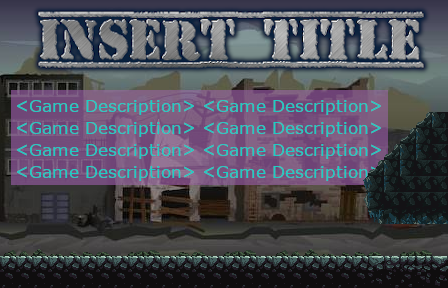

A level layout from a 2D game, rendered from its tile map. Below: a short description, then the map file with its tile-grid data intact:
An orthogonal 28x18 tile map with 16x16 px tiles, 3 tile layers (bg, obj, Tile Layer 1), 3 tilesets.

<map version="1.4" tiledversion="1.4.3" orientation="orthogonal" renderorder="right-down" width="28" height="18" tilewidth="16" tileheight="16" infinite="0" nextlayerid="7" nextobjectid="1">
 <editorsettings>
  <export target="final_maps/level1/level1.csv" format="csv" />
 </editorsettings>
 <tileset firstgid="1" source="BG.tsx" />
 <tileset firstgid="505" source="WarehouseTileset_Wood.tsx" />
 <tileset firstgid="529" source="main_lev_buildA.tsx" />
 <layer id="2" name="bg" width="28" height="18">
  <data encoding="csv">
1,2,3,4,5,6,7,8,9,10,11,12,13,14,15,16,17,18,19,20,21,22,23,24,25,26,27,28,
29,30,31,32,33,34,35,36,37,38,39,40,41,42,43,44,45,46,47,48,49,50,51,52,53,54,55,56,
57,58,59,60,61,62,63,64,65,66,67,68,69,70,71,72,73,74,75,76,77,78,79,80,81,82,83,84,
85,86,87,88,89,90,91,92,93,94,95,96,97,98,99,100,101,102,103,104,105,106,107,108,109,110,111,112,
113,114,115,116,117,118,119,120,121,122,123,124,125,126,127,128,129,130,131,132,133,134,135,136,137,138,139,140,
141,142,143,144,145,146,147,148,149,150,151,152,153,154,155,156,157,158,159,160,161,162,163,164,165,166,167,168,
169,170,171,172,173,174,175,176,177,178,179,180,181,182,183,184,185,186,187,188,189,190,191,192,193,194,195,196,
197,198,199,200,201,202,203,204,205,206,207,208,209,210,211,212,213,214,215,216,217,218,219,220,221,222,223,224,
225,226,227,228,229,230,231,232,233,234,235,236,237,238,239,240,241,242,243,244,245,246,247,248,249,250,251,252,
253,254,255,256,257,258,259,260,261,262,263,264,265,266,267,268,269,270,271,272,273,274,275,276,277,278,279,280,
281,282,283,284,285,286,287,288,289,290,291,292,293,294,295,296,297,298,299,300,301,302,303,304,305,306,307,308,
309,310,311,312,313,314,315,316,317,318,319,320,321,322,323,324,325,326,327,328,329,330,331,332,333,334,335,336,
337,338,339,340,341,342,343,344,345,346,347,348,349,350,351,352,353,354,355,356,357,358,359,360,1163,1163,1163,1163,
365,366,367,368,369,370,371,372,373,374,375,376,377,378,379,380,381,382,383,384,385,386,387,388,1247,1247,1247,1247,
393,394,395,396,397,398,399,400,401,402,403,404,405,406,407,408,409,410,411,412,413,414,415,416,417,418,419,420,
421,422,423,424,425,426,427,428,429,430,431,432,433,434,435,436,437,438,439,440,441,442,443,444,445,446,447,448,
0,0,0,0,0,0,0,0,0,0,0,0,0,0,0,0,0,0,0,0,0,0,0,0,0,0,0,0,
0,0,0,0,0,0,0,0,0,0,0,0,0,0,0,0,0,0,0,0,0,0,0,0,0,0,0,0
</data>
 </layer>
 <layer id="4" name="obj" width="28" height="18">
  <data encoding="csv">
1,2,3,4,5,6,7,8,9,10,11,12,13,14,15,16,17,18,19,20,21,22,23,24,25,26,27,28,
29,30,31,32,33,34,35,36,37,38,39,40,41,42,43,44,45,46,47,48,49,50,51,52,53,54,55,56,
57,58,59,60,61,62,63,64,65,66,67,68,69,70,71,72,73,74,75,76,77,78,79,80,81,82,83,84,
85,86,87,88,89,90,91,92,93,94,95,96,97,98,99,100,101,102,103,104,105,106,107,108,109,110,111,112,
113,114,115,116,117,118,119,120,121,122,123,124,125,126,127,128,129,130,131,132,133,134,135,136,137,138,139,140,
141,142,143,144,145,146,147,148,149,150,151,152,153,154,155,156,157,158,159,160,161,162,163,164,165,166,167,168,
169,170,171,172,173,174,175,176,177,178,179,180,181,182,183,184,185,186,187,188,189,190,191,192,193,194,195,196,
197,198,199,200,201,202,203,204,205,206,207,208,209,210,211,212,213,214,215,216,217,218,219,220,221,222,223,224,
225,226,227,228,229,230,231,232,233,234,235,236,237,238,239,240,241,242,243,244,245,246,247,248,249,250,251,252,
253,254,255,256,257,258,259,260,261,262,263,264,265,266,267,268,269,270,271,272,273,274,275,276,277,278,279,280,
281,282,283,284,285,286,287,288,289,290,291,292,293,294,295,296,297,298,299,300,301,302,303,304,305,306,307,308,
309,310,311,312,313,314,315,316,317,318,319,320,321,322,323,324,325,326,327,328,329,330,331,332,333,334,335,336,
337,338,339,340,341,342,343,344,345,346,347,348,349,350,351,352,353,354,355,356,357,358,359,360,361,362,363,364,
365,366,367,368,369,370,371,372,373,374,375,376,377,378,379,380,381,382,383,384,385,386,387,388,389,390,391,392,
393,394,395,396,397,398,399,400,401,402,403,404,405,406,407,408,409,410,411,412,413,414,415,416,417,418,419,420,
421,422,423,424,425,426,427,428,429,430,431,432,433,434,435,436,437,438,439,440,441,442,443,444,445,446,447,448,
0,0,0,0,0,0,0,0,0,0,0,0,0,0,0,0,0,0,0,0,0,0,0,0,0,0,0,0,
0,0,0,0,0,0,0,0,0,0,0,0,0,0,0,0,0,0,0,0,0,0,0,0,0,0,0,0
</data>
 </layer>
 <layer id="1" name="Tile Layer 1" width="28" height="18">
  <data encoding="csv">
0,0,0,0,0,0,0,0,0,0,0,0,0,0,0,0,0,0,0,0,0,0,0,0,0,0,0,0,
0,0,0,0,0,0,0,0,0,0,0,0,0,0,0,0,0,0,0,0,0,0,0,0,0,0,0,0,
0,0,0,0,0,0,0,0,0,0,0,0,0,0,0,0,0,0,0,0,0,0,0,0,0,0,0,0,
0,0,0,0,0,0,0,0,0,0,0,0,0,0,0,0,0,0,0,0,0,0,0,0,0,0,0,0,
0,0,0,0,0,0,0,0,0,0,0,0,0,0,0,0,0,0,0,0,0,0,0,0,0,0,0,0,
0,0,0,0,0,0,0,0,0,0,0,0,0,0,0,0,0,0,0,0,0,0,0,0,0,0,0,0,
0,0,0,0,0,0,0,0,0,0,0,0,0,0,0,0,0,0,0,0,0,0,0,0,0,0,0,0,
0,0,0,0,0,0,0,0,0,0,0,0,0,0,0,0,0,0,0,0,0,0,0,0,0,0,6381,1610618454,
0,0,0,0,0,0,0,0,0,0,0,0,0,0,0,0,0,0,0,0,0,0,0,0,0,6381,1610618454,6395,
0,0,0,0,0,0,0,0,0,0,0,0,0,0,0,0,0,0,0,0,0,0,0,0,6381,1610618454,1610618453,6395,
0,0,0,0,0,0,0,0,0,0,0,0,0,0,0,0,0,0,0,0,0,0,0,6381,1610618454,1610618453,6395,6395,
0,0,0,0,0,0,0,0,0,0,0,0,0,0,0,0,0,0,0,0,0,0,6548,1610618454,1610618453,6395,6395,6395,
0,0,0,0,0,0,0,0,0,0,0,0,0,0,0,0,0,0,0,0,0,0,6632,1610618453,6395,6395,6395,6395,
0,0,0,0,0,0,0,0,0,0,0,0,0,0,0,0,0,0,0,0,0,0,0,6801,7140,7141,7142,7142,
0,0,0,0,0,0,0,0,0,0,0,0,0,0,0,0,0,0,0,0,0,0,0,0,0,0,0,0,
0,0,0,0,0,0,0,0,0,0,0,0,0,0,0,0,0,0,0,0,0,0,0,0,0,0,0,0,
3321,3321,3321,3321,3321,3321,3321,3321,3321,3321,3321,3321,3321,3321,3321,3321,3321,3321,3321,3321,3321,3321,3321,3322,3323,3324,3325,3326,
3405,3405,3405,3405,3405,3405,3405,3405,3405,3405,3405,3405,3405,3405,3405,3405,3405,3405,3405,3405,3405,3405,3405,3406,3407,3408,3409,3410
</data>
 </layer>
</map>
